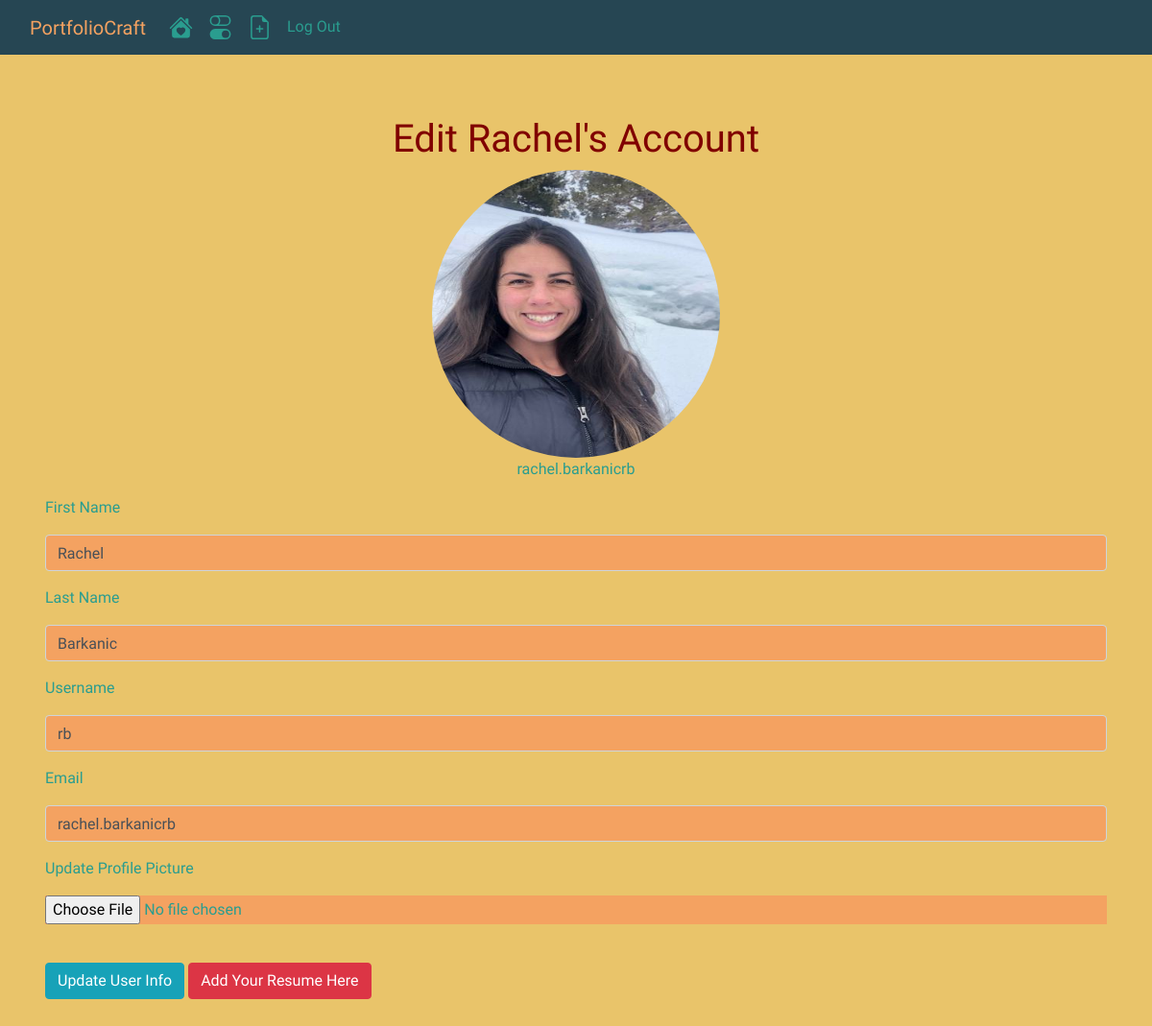
The app's page /account (signed in) with its own data.
### portfoliocraft/models.py (models this page shows, shortened)
class User(db.Model, UserMixin):
    __tablename__ = 'users'
    id = db.Column(db.Integer, autoincrement = True, primary_key = True)
    profile_image = db.Column(db.String(255), nullable = False, default = 'default_profile.png')
    resume = db.Column(db.String(255), nullable = False, default = 'default_resume.png')
    first_name = db.Column(db.String(255), nullable = False, index=True)
    last_name = db.Column(db.String(255), nullable = False, index=True)
    username = db.Column(db.String(255), unique = True, nullable = False, index=True)
    email = db.Column(db.String(255), unique = True, nullable = False, index=True)
    password_hash = db.Column(db.String(255), nullable = False)
    projects = db.relationship('Project', backref = 'author', lazy = True)

### portfoliocraft/users/views.py (the view)
@users.route('/account', methods=['GET', 'POST'])
@login_required
def account():
    form = UpdateUserForm()
    if request.method == 'POST':
        form.validate_on_submit()
        user = User.query.filter_by(username = current_user.username).first()
        if form.picture.data:
            username = user.username
            pic = add_profile_pic(form.picture.data, username)
            user.profile_image = pic
        user.first_name = form.first_name.data
        user.last_name = form.last_name.data
        user.username = form.username.data
        user.email = form.email.data
        db.session.commit()
        flash('Your Account Information Has Been Updated!')
        return redirect(url_for('users.account'))
    elif request.method == 'GET':
        form.first_name.data = current_user.first_name
        form.last_name.data = current_user.last_name
        form.username.data = current_user.username
        form.email.data = current_user.email
    profile_image = url_for('static', filename='profile_pics/' + current_user.profile_image)
    return render_template('account.html', profile_image = profile_image, form = form)

### portfoliocraft/users/forms.py (shortened to what this page needs)
class UpdateUserForm(FlaskForm):
    first_name = StringField('First Name')
    last_name = StringField('Last Name')
    username = StringField('Username')
    email = StringField('Email', validators=[Email()])
    picture = FileField('Update Profile Picture', validators=[FileAllowed(['jpg', 'png', 'jpeg', 'gif'])])
    resume = FileField('Add Your Resume', validators=[FileAllowed(['jpg', 'png', 'jpeg', 'gif', 'pdf'])])
    submit = SubmitField('Update User Info')

### portfoliocraft/models.py (called while the page is built)
@login_manager.user_loader
def load_user(user_id):
    return User.query.get(user_id)

### portfoliocraft/templates/account.html (shortened to what this page needs)
{% extends 'base.html' %}
{% block body %}
<div class="jumbotron">
    <div align='center'>
        <h1 >Edit {{current_user.first_name}}'s Account </h1>
        <img class="profile-pic" align='center' src="{{ url_for('static', filename='profile_pics/' + current_user.profile_image) }}">
        <p>{{ current_user.email }}</p>
</div>
<div class="container">
    <form method="POST" action="/account" enctype="multipart/form-data">
        <div class="form-group">
        {{ form.first_name.label(class='form-group') }}
        {{ form.first_name(class='form-control') }}
        </div>
        <div class="form-group">
        {{ form.last_name.label(class='form-group') }}
        {{ form.last_name(class='form-control') }}
        </div>
        <div class="form-group">
        {{ form.username.label(class='form-group') }}
        {{ form.username(class='form-control') }}
        </div>
        <div class="form-group">
        {{ form.email.label(class='form-group') }}
        {{ form.email(class='form-control') }}
        </div>
        <div class="form-group">
        {{ form.picture.label(class='form-group') }}
        {{ form.picture(class='form-control-file') }}
        </div>
        <br>
        {{ form.submit(class='btn btn-info') }}
        <button class="btn btn-danger"><a class="resume-btn" href="{{url_for('users.upload_file')}}">Add Your Resume Here</a></button>
    </form>
    <br>
</div>
{% endblock %}

### portfoliocraft/static/styles.css (style rules this page uses)
.profile-pic { height: 300px; width: 300px; border-radius: 50%; }
body { font-family: 'Tilt Neon', cursive; background-color: #e9c46a; color: #2a9d8f; }
.jumbotron { background-color: #e9c46a; }
.resume-btn { color: white; }
.form-control { background-color: #f4a261; }
.form-control-file { background-color: #f4a261; }
h1 { color: maroon; }

### records on screen
User: first_name "Rachel", profile_image (picture), email "rachel.barkanicrb", last_name "Barkanic", username "rb"
